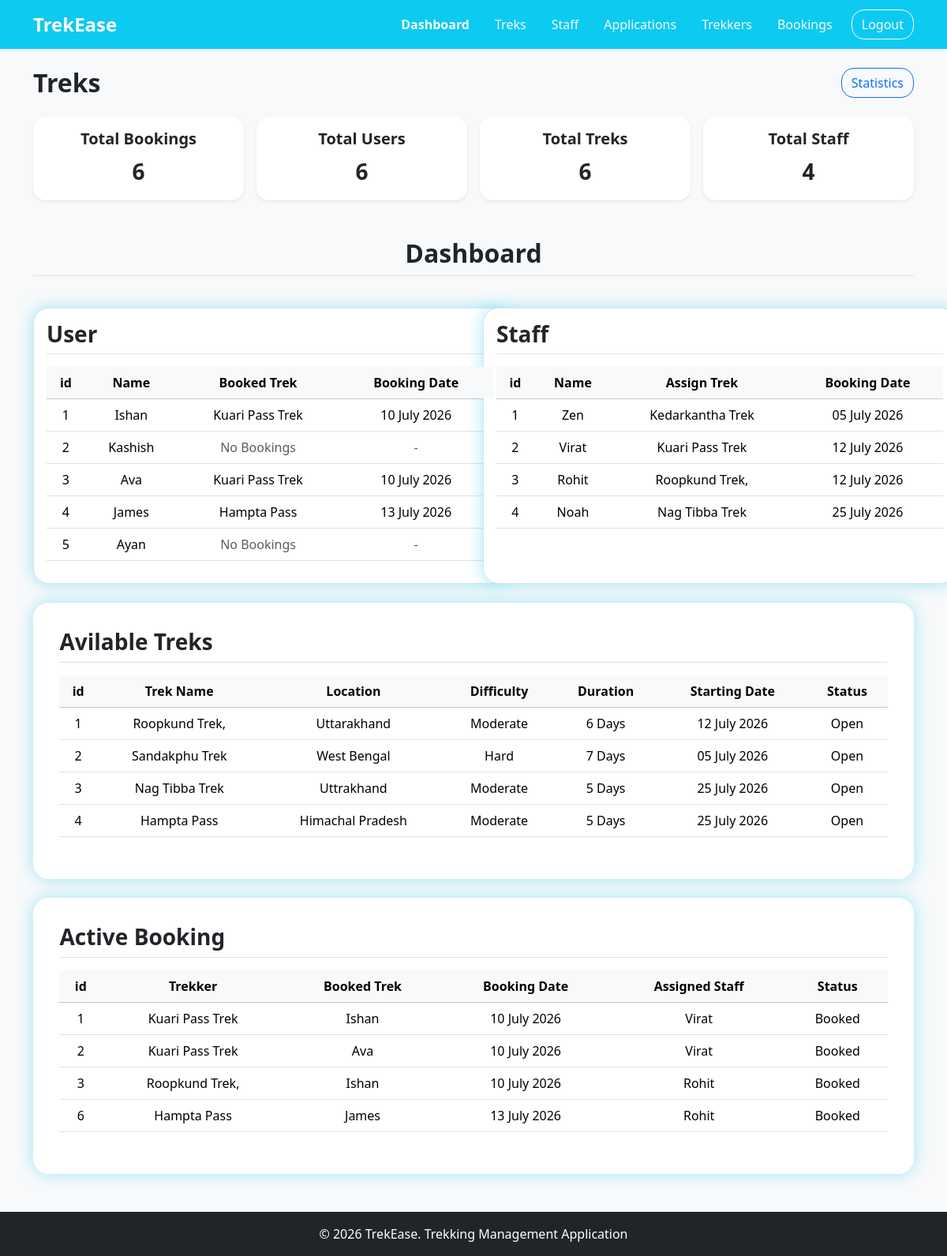
Page /admin_dashboard on the committed database.
### application/models.py (models this page shows)
class User(db.Model):
    __tablename__ = "user"
    id = db.Column(db.Integer(), primary_key=True)
    username = db.Column(db.String(30), unique=True, nullable=False)
    name = db.Column(db.String(30), nullable=False)
    email = db.Column(db.String(80), unique=True, nullable=False)
    password = db.Column(db.String, nullable=False)
    phone_no = db.Column(db.String(10), unique=True)
    status = db.Column(db.String, default="Active")
    role = db.Column(db.String, default="user", nullable=True)
    created_at = db.Column(db.Date, default=date.today)
    bookings = db.relationship("Booking", backref="user")
    assigned_trek = db.relationship("Trek", backref="staff")

class Trek(db.Model):
    __tablename__ = "trek"
    id = db.Column(db.Integer(), primary_key=True)
    trek_name = db.Column(db.String(30), unique=True, nullable=False)
    location = db.Column(db.String(), nullable=False)
    difficulty = db.Column(db.String(), nullable=False)
    duration = db.Column(db.Integer(), nullable=False)
    available_slots = db.Column(db.Integer(), nullable=False)
    staff_id = db.Column(db.Integer(), db.ForeignKey("user.id"))
    status = db.Column(db.String(), default="Open", nullable=False)
    start_date = db.Column(db.Date, nullable=False)
    end_date = db.Column(db.Date, nullable=False)
    description = db.Column(db.Text)
    image = db.Column(db.String(), nullable=False)
    created_at = db.Column(db.Date, default=date.today, nullable=False)
    bookings = db.relationship("Booking", backref="trek")

class Booking(db.Model):
    __tablename__ = "booking"
    id = db.Column(db.Integer, primary_key=True)
    trek_id = db.Column(db.Integer, db.ForeignKey("trek.id"))
    user_id = db.Column(db.Integer, db.ForeignKey("user.id"))
    status = db.Column(db.String(), default="Booked")
    booking_date = db.Column(db.Date, default=date.today)

### application/controllers.py (the view)
@app.route("/admin_dashboard")
def admin_dashboard():
    admin = User.query.get(1)
    trek_count = Trek.query.count()
    user_count = User.query.filter_by(role='user').count()
    staff_count = User.query.filter(User.role=='staff', User.status=='Active').count()
    booking_count = Booking.query.count()
    active_staff = User.query.filter(User.role=='staff', User.status=='Active')
    trekkers = User.query.filter_by(role='user')
    active_bookings = Booking.query.filter_by(status="Booked").all()
    treks = Trek.query.filter_by(status="Open")
    return render_template("/admin/admin_dashboard.html", user=admin, trek_count=trek_count, user_count=user_count,
                            staff_count=staff_count, booking_count=booking_count, active_staff=active_staff,
                            trekkers=trekkers, treks=treks, active_bookings=active_bookings)

### templates/admin/admin_dashboard.html (shortened to what this page needs)
<!DOCTYPE html>
<html lang="en">
<head>
    <link href="https://cdn.jsdelivr.net/npm/bootstrap@5.3.2/dist/css/bootstrap.min.css" rel="stylesheet">
    <link rel="stylesheet" href="/static/style.css">
</head>
<body class="d-flex flex-column min-vh-100 bg-light">
    <nav class="navbar navbar-expand-lg navbar-dark bg-info shadow-sm">
        <div class="container">
            <div class="navbar-brand ">
                <a class="navbar-brand fw-bold fs-4" href="#">TrekEase</a>
            </div>
            <ul class="nav align-items-center">
                <li class="nav-item"><a class="nav-link active link-light fw-bold" href="#">Dashboard</a></li>
                <li class="nav-item"><a class="nav-link link-light" href="treks">Treks</a></li>
                <li class="nav-item"><a class="nav-link link-light" href="staff">Staff</a></li>
                <li class="nav-item"><a class="nav-link link-light" href="pending_staff">Applications</a></li>
                <li class="nav-item"><a class="nav-link link-light" href="users">Trekkers</a></li>
                <li class="nav-item"><a class="nav-link link-light" href="bookings">Bookings</a></li>
                <li class="nav-item ms-2">
                    <a href="/" class="btn btn-outline-light rounded-4">Logout</a>
                </li>
            </ul>
        </div>
    </nav>
    <div class="container flex-grow-1 my-4">
        <div class="row mb-4 d-flex justify-content-between align-items-center">
            <div class="col-auto">
                <h2 class="fw-semibold mb-0">Treks</h2>
            </div>
            <div class="col-auto">
                <a href="/statistics" class="btn btn-outline-primary rounded-4">Statistics</a>
            </div>
        </div>
        <div class="text-center row g-3 mb-5">
            <div class="col-md-3 col-sm-6">
                <div class="card h-100 rounded-4 shadow-sm border-0">
                    <div class="card-body">
                        <h5 class="card-title fw-bold ">Total Bookings</h5>
                        <p class="card-text text-dark fs-3 fw-semibold mb-0">{{booking_count}}</p>
                    </div>
                </div>
            </div>
            <div class="col-md-3 col-sm-6">
                <div class="card h-100 rounded-4 shadow-sm border-0">
                    <div class="card-body">
                        <h5 class="card-title fw-bold ">Total Users</h5>
                        <p class="card-text text-dark fs-3 fw-semibold mb-0">{{user_count}}</p>
                    </div>
                </div>
            </div>
            <div class="col-md-3 col-sm-6">
                <div class="card h-100 rounded-4 shadow-sm border-0">
                    <div class="card-body">
                        <h5 class="card-title fw-bold ">Total Treks</h5>
                        <p class="card-text text-dark fs-3 fw-semibold mb-0">{{trek_count}}</p>
                    </div>
                </div>
            </div>
            <div class="col-md-3 col-sm-6">
                <div class="card h-100 rounded-4 shadow-sm border-0">
                    <div class="card-body">
                        <h5 class="card-title fw-bold ">Total Staff</h5>
                        <p class="card-text text-dark fs-3 fw-semibold mb-0">{{staff_count}}</p>
                    </div>
                </div>
            </div>
        </div>
        <h2 class="text-center fw-semibold mb-3 border-bottom pb-2">Dashboard</h2>
        <br>
        <div class="row g-4 mb-4">
            <div class="col-lg-6">
                <div class="admin-tables bg-white border p-3">
                    <h3 class="fw-semibold mb-3 border-bottom pb-2">User</h3>
                    <div class="table-responsive no-scrollbar" style="max-height: 250px; overflow-y: auto;">
                        <table class="table table-hover align-middle text-nowrap mb-0">
                            <thead class="table-light text-center sticky-top">
                                <tr>
                                    <th scope="col">id</th>
                                    <th scope="col">Name</th>
                                    <th scope="col">Booked Trek</th>
                                    <th scope="col">Booking Date</th>
                                </tr>
                            </thead>
                            <tbody class="text-center">
                                {% for user in trekkers %}
                                <tr>
                                    <td>{{loop.index}}</td>
                                    <td>{{user.name}}</td>
                                    <td>
                                        {% if user.bookings %}
                                        {{ user.bookings[0].trek.trek_name }}
                                        {% else %}
                                        <span class="text-muted">No Bookings</span>
                                        {% endif %}
                                    </td>
                                    <td>
                                        {% if user.bookings %}
                                        {{ user.bookings[0].booking_date.strftime("%d %B %Y") }}
                                        {% else %}
                                        <span class="text-muted">-</span>
                                        {% endif %}
                                    </td>
                                </tr>
                                {% endfor %}
                            </tbody>
                        </table>
                    </div>
                </div>
            </div>
            <div class="col-lg-6">
                <div class="admin-tables bg-white border p-3 ">
                    <h3 class="fw-semibold mb-3 border-bottom pb-2">Staff</h3>
                    <div class="table-responsive no-scrollbar" style="max-height: 250px; overflow-y: auto;">
                        <table class="table table-hover align-middle mb-0">
                            <thead class="text-center table-light sticky-top">
                                <tr>
                                    <th scope="col">id</th>
                                    <th scope="col">Name</th>
                                    <th scope="col">Assign Trek</th>
                                    <th scope="col">Booking Date</th>
                                </tr>
                            <tbody class="text-center">
                                {% for staff in active_staff %}
                                <tr>
                                    <td>{{ loop.index }}</td>
                                    <td>{{ staff.name }}</td>
                                    <td>
                                        {% if staff.assigned_trek %}
                                        {{ staff.assigned_trek[0].trek_name }}
                                        {% else %}
                                        <span class="text-muted">-</span>
                                        {% endif %}
                                    </td>
                                    <td>
                                        {% if staff.assigned_trek %}
                                        {{staff.assigned_trek[0].start_date.strftime("%d %B %Y")}}
                                        {% else %}
                                        <span class="text-muted">-</span>
                                        {% endif %}
                                    </td>
                                </tr>
                                {% endfor %}
                            </tbody>
                        </table>
                    </div>
                </div>
            </div>
        </div>
        <div class="admin-tables mb-4">
            <h3 class="fw-semibold mb-3 border-bottom pb-2">Avilable Treks</h3>
            <div class="table-responsive no-scrollbar" style="max-height: 250px; overflow-y: auto;">
                <table class="table table-hover align-middle mb-0">
                    <thead class="text-center table-light sticky-top">
                        <tr>
                            <th scope="col">id</th>
                            <th scope="col">Trek Name</th>
                            <th scope="col">Location</th>
                            <th scope="col">Difficulty</th>
                            <th scope="col">Duration</th>
                            <th scope="col">Starting Date</th>
                            <th scope="col">Status</th>
                        </tr>
                    </thead>
                    <tbody class="text-center">
                        {% for trek in treks %}
                        <tr>
                            <td>{{loop.index}}</td>
                            <td>{{trek.trek_name}}</td>
                            <td>{{trek.location}}</td>
                            <td>{{trek.difficulty}}</td>
                            <td>{{trek.duration}} Days</td>
                            <td>{{trek.start_date.strftime("%d %B %Y")}}</td>
                            <td>{{trek.status}}</td>
                        </tr>
                        {% endfor %}
                    </tbody>
                </table>
            </div>
        </div>
        <div class="admin-tables">
            <h3 class="fw-semibold mb-3  border-bottom pb-2">Active Booking</h3>
            <div class="table-responsive no-scrollbar" style="max-height: 250px; overflow-y: auto;">
                <table class="table table-hover align-middle">
                    <thead class="text-center table-light sticky-top">
                        <tr>
                            <th scope="col">id</th>
                            <th scope="col">Trekker</th>
                            <th scope="col">Booked Trek</th>
                            <th scope="col">Booking Date</th>
                            <th scope="col">Assigned Staff</th>
                            <th scope="col">Status</th>
                        </tr>
                    </thead>
                    <tbody class="text-center">
                        {% for book in active_bookings %}
                        {% if book.trek.status != "Completed" and book.status != "Cancelled" %}
                        <tr>
                            <td>{{book.id}}</td>
                            <td>{{book.trek.trek_name}}</td>
                            <td>{{book.user.name}}</td>
                            <td>{{book.booking_date.strftime("%d %B %Y")}}</td>
                            <td>{{book.trek.staff.name if (book.trek and book.trek.staff) else 'Unassigned'}}</td>
                            <td>{{book.status}}</td>
                        </tr>
                        {% endif %}
                        {% endfor %}
                    </tbody>
                </table>
            </div>
        </div>
    </div>
    <br>
    <footer class="bg-dark text-white py-3 text-center mt-auto">
        <div class="container">
            <span>&copy; 2026 TrekEase. Trekking Management Application</span>
        </div>
    </footer>
</body>
</html>

### static/style.css (style rules this page uses)
body { background-color: azure; }
.admin-tables { border: 2px grey; padding: 3%; min-width: 600px; min-height: 350px; margin-top: 5%; background-color: white; border-radius: 20px; height: fit-content; margin: auto; box-shadow: 0 0 20px rgba(13, 202, 240, 0.4); }
.no-scrollbar { -ms-overflow-style: none !important; scrollbar-width: none !important; }

### rows in the picture
User: name "Ishan", trek_name "Kuari Pass Trek", booking_date "10 July 2026"
User: name "Kashish", shows "No Bookings"
User: name "Ava", trek_name "Kuari Pass Trek", booking_date "10 July 2026"
User: name "James", trek_name "Hampta Pass", booking_date "13 July 2026"
User: name "Ayan", shows "No Bookings"
User: name "Zen", trek_name "Kedarkantha Trek", start_date "05 July 2026"
User: name "Virat", trek_name "Kuari Pass Trek", start_date "12 July 2026"
User: name "Rohit", trek_name "Roopkund Trek,", start_date "12 July 2026"
User: name "Noah", trek_name "Nag Tibba Trek", start_date "25 July 2026"
Trek: trek_name "Roopkund Trek,", location "Uttarakhand", difficulty "Moderate", duration "6", start_date "12 July 2026", status "Open"
Trek: trek_name "Sandakphu Trek", location "West Bengal", difficulty "Hard", duration "7", start_date "05 July 2026", status "Open"
Trek: trek_name "Nag Tibba Trek", location "Uttrakhand", difficulty "Moderate", duration "5", start_date "25 July 2026", status "Open"
Trek: trek_name "Hampta Pass", location "Himachal Pradesh", difficulty "Moderate", duration "5", start_date "25 July 2026", status "Open"
Booking: id "1", trek.trek_name "Kuari Pass Trek", user.name "Ishan", booking_date "10 July 2026", trek.staff "Virat", status "Booked"
Booking: id "2", trek.trek_name "Kuari Pass Trek", user.name "Ava", booking_date "10 July 2026", trek.staff "Virat", status "Booked"
Booking: id "3", trek.trek_name "Roopkund Trek,", user.name "Ishan", booking_date "10 July 2026", trek.staff "Rohit", status "Booked"
Booking: id "6", trek.trek_name "Hampta Pass", user.name "James", booking_date "13 July 2026", trek.staff "Rohit", status "Booked"

### other values in the picture
{{ booking_count }} "6"
{{ user_count }} "6"
{{ trek_count }} "6"
{{ staff_count }} "4"
